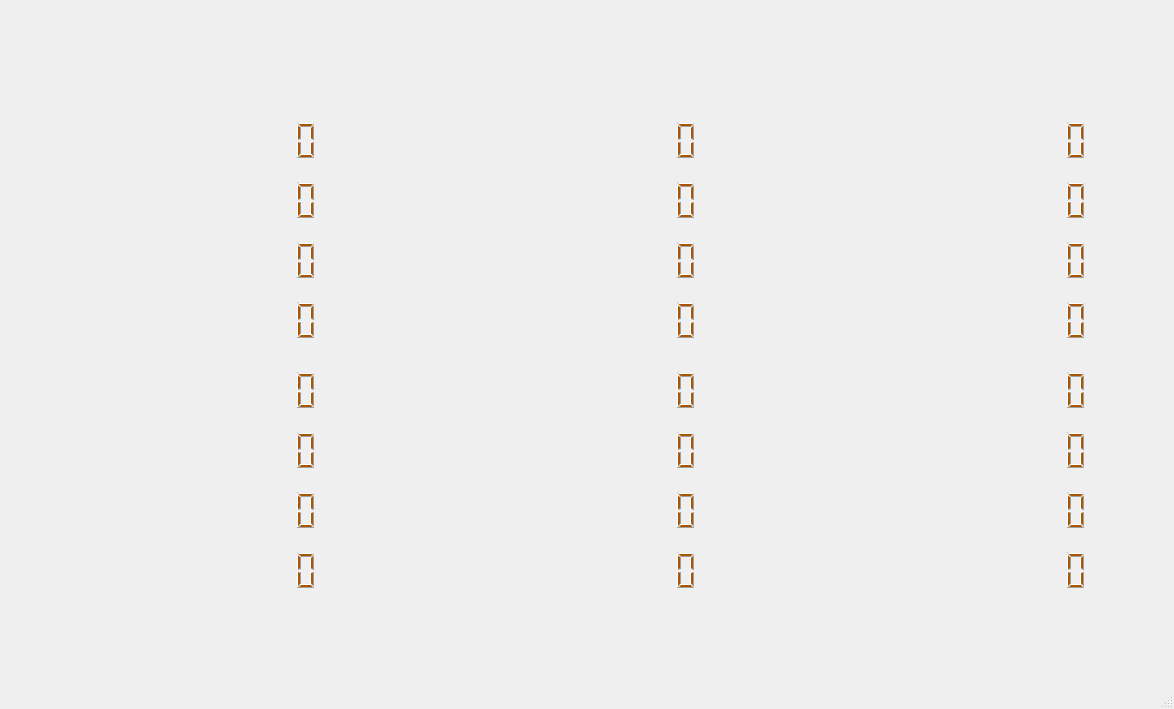
<?xml version="1.0" encoding="UTF-8"?>
<ui version="4.0">
 <class>MainWindow</class>
 <widget class="QMainWindow" name="MainWindow">
  <property name="geometry">
   <rect>
    <x>0</x>
    <y>0</y>
    <width>1174</width>
    <height>709</height>
   </rect>
  </property>
  <property name="windowTitle">
   <string>MainWindow</string>
  </property>
  <property name="autoFillBackground">
   <bool>false</bool>
  </property>
  <property name="styleSheet">
   <string notr="true"/>
  </property>
  <widget class="QWidget" name="centralwidget">
   <widget class="QLabel" name="formTitle">
    <property name="geometry">
     <rect>
      <x>440</x>
      <y>10</y>
      <width>311</width>
      <height>51</height>
     </rect>
    </property>
    <property name="text">
     <string/>
    </property>
    <property name="pixmap">
     <pixmap>f2.jpg</pixmap>
    </property>
   </widget>
   <widget class="QLabel" name="BGImg">
    <property name="geometry">
     <rect>
      <x>0</x>
      <y>0</y>
      <width>1181</width>
      <height>701</height>
     </rect>
    </property>
    <property name="text">
     <string/>
    </property>
    <property name="pixmap">
     <pixmap>f1_1.jpg</pixmap>
    </property>
   </widget>
   <widget class="QLabel" name="poolC1">
    <property name="geometry">
     <rect>
      <x>70</x>
      <y>110</y>
      <width>291</width>
      <height>501</height>
     </rect>
    </property>
    <property name="text">
     <string/>
    </property>
    <property name="pixmap">
     <pixmap>f3.jpg</pixmap>
    </property>
   </widget>
   <widget class="QLabel" name="poolC2">
    <property name="geometry">
     <rect>
      <x>450</x>
      <y>110</y>
      <width>291</width>
      <height>501</height>
     </rect>
    </property>
    <property name="text">
     <string/>
    </property>
    <property name="pixmap">
     <pixmap>f4.jpg</pixmap>
    </property>
   </widget>
   <widget class="QLabel" name="poolC3">
    <property name="geometry">
     <rect>
      <x>830</x>
      <y>110</y>
      <width>291</width>
      <height>501</height>
     </rect>
    </property>
    <property name="text">
     <string/>
    </property>
    <property name="pixmap">
     <pixmap>f5.jpg</pixmap>
    </property>
   </widget>
   <widget class="QLCDNumber" name="lcdNumber">
    <property name="geometry">
     <rect>
      <x>210</x>
      <y>120</y>
      <width>111</width>
      <height>41</height>
     </rect>
    </property>
    <property name="font">
     <font>
      <weight>75</weight>
      <italic>false</italic>
      <bold>true</bold>
     </font>
    </property>
    <property name="autoFillBackground">
     <bool>false</bool>
    </property>
    <property name="styleSheet">
     <string notr="true">color: rgb(170, 85, 0);
border-color: rgb(255, 255, 255);</string>
    </property>
    <property name="lineWidth">
     <number>0</number>
    </property>
   </widget>
   <widget class="QLCDNumber" name="lcdNumber_2">
    <property name="geometry">
     <rect>
      <x>210</x>
      <y>180</y>
      <width>111</width>
      <height>41</height>
     </rect>
    </property>
    <property name="font">
     <font>
      <weight>75</weight>
      <italic>false</italic>
      <bold>true</bold>
     </font>
    </property>
    <property name="autoFillBackground">
     <bool>false</bool>
    </property>
    <property name="styleSheet">
     <string notr="true">color: rgb(170, 85, 0);</string>
    </property>
    <property name="lineWidth">
     <number>0</number>
    </property>
   </widget>
   <widget class="QLCDNumber" name="lcdNumber_3">
    <property name="geometry">
     <rect>
      <x>210</x>
      <y>240</y>
      <width>111</width>
      <height>41</height>
     </rect>
    </property>
    <property name="font">
     <font>
      <weight>75</weight>
      <italic>false</italic>
      <bold>true</bold>
     </font>
    </property>
    <property name="autoFillBackground">
     <bool>false</bool>
    </property>
    <property name="styleSheet">
     <string notr="true">color: rgb(170, 85, 0);</string>
    </property>
    <property name="lineWidth">
     <number>0</number>
    </property>
   </widget>
   <widget class="QLCDNumber" name="lcdNumber_4">
    <property name="geometry">
     <rect>
      <x>210</x>
      <y>300</y>
      <width>111</width>
      <height>41</height>
     </rect>
    </property>
    <property name="font">
     <font>
      <weight>75</weight>
      <italic>false</italic>
      <bold>true</bold>
     </font>
    </property>
    <property name="autoFillBackground">
     <bool>false</bool>
    </property>
    <property name="styleSheet">
     <string notr="true">color: rgb(170, 85, 0);</string>
    </property>
    <property name="lineWidth">
     <number>0</number>
    </property>
   </widget>
   <widget class="QLCDNumber" name="lcdNumber_5">
    <property name="geometry">
     <rect>
      <x>210</x>
      <y>370</y>
      <width>111</width>
      <height>41</height>
     </rect>
    </property>
    <property name="font">
     <font>
      <weight>75</weight>
      <italic>false</italic>
      <bold>true</bold>
     </font>
    </property>
    <property name="autoFillBackground">
     <bool>false</bool>
    </property>
    <property name="styleSheet">
     <string notr="true">color: rgb(170, 85, 0);</string>
    </property>
    <property name="lineWidth">
     <number>0</number>
    </property>
   </widget>
   <widget class="QLCDNumber" name="lcdNumber_6">
    <property name="geometry">
     <rect>
      <x>210</x>
      <y>430</y>
      <width>111</width>
      <height>41</height>
     </rect>
    </property>
    <property name="font">
     <font>
      <weight>75</weight>
      <italic>false</italic>
      <bold>true</bold>
     </font>
    </property>
    <property name="autoFillBackground">
     <bool>false</bool>
    </property>
    <property name="styleSheet">
     <string notr="true">color: rgb(170, 85, 0);</string>
    </property>
    <property name="lineWidth">
     <number>0</number>
    </property>
   </widget>
   <widget class="QLCDNumber" name="lcdNumber_7">
    <property name="geometry">
     <rect>
      <x>210</x>
      <y>490</y>
      <width>111</width>
      <height>41</height>
     </rect>
    </property>
    <property name="font">
     <font>
      <weight>75</weight>
      <italic>false</italic>
      <bold>true</bold>
     </font>
    </property>
    <property name="autoFillBackground">
     <bool>false</bool>
    </property>
    <property name="styleSheet">
     <string notr="true">color: rgb(170, 85, 0);</string>
    </property>
    <property name="lineWidth">
     <number>0</number>
    </property>
   </widget>
   <widget class="QLCDNumber" name="lcdNumber_8">
    <property name="geometry">
     <rect>
      <x>210</x>
      <y>550</y>
      <width>111</width>
      <height>41</height>
     </rect>
    </property>
    <property name="font">
     <font>
      <weight>75</weight>
      <italic>false</italic>
      <bold>true</bold>
     </font>
    </property>
    <property name="autoFillBackground">
     <bool>false</bool>
    </property>
    <property name="styleSheet">
     <string notr="true">color: rgb(170, 85, 0);</string>
    </property>
    <property name="lineWidth">
     <number>0</number>
    </property>
   </widget>
   <widget class="QLCDNumber" name="lcdNumber_9">
    <property name="geometry">
     <rect>
      <x>590</x>
      <y>120</y>
      <width>111</width>
      <height>41</height>
     </rect>
    </property>
    <property name="font">
     <font>
      <weight>75</weight>
      <italic>false</italic>
      <bold>true</bold>
     </font>
    </property>
    <property name="autoFillBackground">
     <bool>false</bool>
    </property>
    <property name="styleSheet">
     <string notr="true">color: rgb(170, 85, 0);</string>
    </property>
    <property name="lineWidth">
     <number>0</number>
    </property>
   </widget>
   <widget class="QLCDNumber" name="lcdNumber_10">
    <property name="geometry">
     <rect>
      <x>590</x>
      <y>180</y>
      <width>111</width>
      <height>41</height>
     </rect>
    </property>
    <property name="font">
     <font>
      <weight>75</weight>
      <italic>false</italic>
      <bold>true</bold>
     </font>
    </property>
    <property name="autoFillBackground">
     <bool>false</bool>
    </property>
    <property name="styleSheet">
     <string notr="true">color: rgb(170, 85, 0);</string>
    </property>
    <property name="lineWidth">
     <number>0</number>
    </property>
   </widget>
   <widget class="QLCDNumber" name="lcdNumber_11">
    <property name="geometry">
     <rect>
      <x>590</x>
      <y>240</y>
      <width>111</width>
      <height>41</height>
     </rect>
    </property>
    <property name="font">
     <font>
      <weight>75</weight>
      <italic>false</italic>
      <bold>true</bold>
     </font>
    </property>
    <property name="autoFillBackground">
     <bool>false</bool>
    </property>
    <property name="styleSheet">
     <string notr="true">color: rgb(170, 85, 0);</string>
    </property>
    <property name="lineWidth">
     <number>0</number>
    </property>
   </widget>
   <widget class="QLCDNumber" name="lcdNumber_12">
    <property name="geometry">
     <rect>
      <x>590</x>
      <y>300</y>
      <width>111</width>
      <height>41</height>
     </rect>
    </property>
    <property name="font">
     <font>
      <weight>75</weight>
      <italic>false</italic>
      <bold>true</bold>
     </font>
    </property>
    <property name="autoFillBackground">
     <bool>false</bool>
    </property>
    <property name="styleSheet">
     <string notr="true">color: rgb(170, 85, 0);</string>
    </property>
    <property name="lineWidth">
     <number>0</number>
    </property>
   </widget>
   <widget class="QLCDNumber" name="lcdNumber_13">
    <property name="geometry">
     <rect>
      <x>590</x>
      <y>370</y>
      <width>111</width>
      <height>41</height>
     </rect>
    </property>
    <property name="font">
     <font>
      <weight>75</weight>
      <italic>false</italic>
      <bold>true</bold>
     </font>
    </property>
    <property name="autoFillBackground">
     <bool>false</bool>
    </property>
    <property name="styleSheet">
     <string notr="true">color: rgb(170, 85, 0);</string>
    </property>
    <property name="lineWidth">
     <number>0</number>
    </property>
   </widget>
   <widget class="QLCDNumber" name="lcdNumber_14">
    <property name="geometry">
     <rect>
      <x>590</x>
      <y>430</y>
      <width>111</width>
      <height>41</height>
     </rect>
    </property>
    <property name="font">
     <font>
      <weight>75</weight>
      <italic>false</italic>
      <bold>true</bold>
     </font>
    </property>
    <property name="autoFillBackground">
     <bool>false</bool>
    </property>
    <property name="styleSheet">
     <string notr="true">color: rgb(170, 85, 0);</string>
    </property>
    <property name="lineWidth">
     <number>0</number>
    </property>
   </widget>
   <widget class="QLCDNumber" name="lcdNumber_15">
    <property name="geometry">
     <rect>
      <x>590</x>
      <y>490</y>
      <width>111</width>
      <height>41</height>
     </rect>
    </property>
    <property name="font">
     <font>
      <weight>75</weight>
      <italic>false</italic>
      <bold>true</bold>
     </font>
    </property>
    <property name="autoFillBackground">
     <bool>false</bool>
    </property>
    <property name="styleSheet">
     <string notr="true">color: rgb(170, 85, 0);</string>
    </property>
    <property name="lineWidth">
     <number>0</number>
    </property>
   </widget>
   <widget class="QLCDNumber" name="lcdNumber_16">
    <property name="geometry">
     <rect>
      <x>590</x>
      <y>550</y>
      <width>111</width>
      <height>41</height>
     </rect>
    </property>
    <property name="font">
     <font>
      <weight>75</weight>
      <italic>false</italic>
      <bold>true</bold>
     </font>
    </property>
    <property name="autoFillBackground">
     <bool>false</bool>
    </property>
    <property name="styleSheet">
     <string notr="true">color: rgb(170, 85, 0);</string>
    </property>
    <property name="lineWidth">
     <number>0</number>
    </property>
   </widget>
   <widget class="QLCDNumber" name="lcdNumber_17">
    <property name="geometry">
     <rect>
      <x>980</x>
      <y>120</y>
      <width>111</width>
      <height>41</height>
     </rect>
    </property>
    <property name="font">
     <font>
      <weight>75</weight>
      <italic>false</italic>
      <bold>true</bold>
     </font>
    </property>
    <property name="autoFillBackground">
     <bool>false</bool>
    </property>
    <property name="styleSheet">
     <string notr="true">color: rgb(170, 85, 0);</string>
    </property>
    <property name="lineWidth">
     <number>0</number>
    </property>
   </widget>
   <widget class="QLCDNumber" name="lcdNumber_18">
    <property name="geometry">
     <rect>
      <x>980</x>
      <y>180</y>
      <width>111</width>
      <height>41</height>
     </rect>
    </property>
    <property name="font">
     <font>
      <weight>75</weight>
      <italic>false</italic>
      <bold>true</bold>
     </font>
    </property>
    <property name="autoFillBackground">
     <bool>false</bool>
    </property>
    <property name="styleSheet">
     <string notr="true">color: rgb(170, 85, 0);</string>
    </property>
    <property name="lineWidth">
     <number>0</number>
    </property>
   </widget>
   <widget class="QLCDNumber" name="lcdNumber_19">
    <property name="geometry">
     <rect>
      <x>980</x>
      <y>240</y>
      <width>111</width>
      <height>41</height>
     </rect>
    </property>
    <property name="font">
     <font>
      <weight>75</weight>
      <italic>false</italic>
      <bold>true</bold>
     </font>
    </property>
    <property name="autoFillBackground">
     <bool>false</bool>
    </property>
    <property name="styleSheet">
     <string notr="true">color: rgb(170, 85, 0);</string>
    </property>
    <property name="lineWidth">
     <number>0</number>
    </property>
   </widget>
   <widget class="QLCDNumber" name="lcdNumber_20">
    <property name="geometry">
     <rect>
      <x>980</x>
      <y>300</y>
      <width>111</width>
      <height>41</height>
     </rect>
    </property>
    <property name="font">
     <font>
      <weight>75</weight>
      <italic>false</italic>
      <bold>true</bold>
     </font>
    </property>
    <property name="autoFillBackground">
     <bool>false</bool>
    </property>
    <property name="styleSheet">
     <string notr="true">color: rgb(170, 85, 0);</string>
    </property>
    <property name="lineWidth">
     <number>0</number>
    </property>
   </widget>
   <widget class="QLCDNumber" name="lcdNumber_21">
    <property name="geometry">
     <rect>
      <x>980</x>
      <y>370</y>
      <width>111</width>
      <height>41</height>
     </rect>
    </property>
    <property name="font">
     <font>
      <weight>75</weight>
      <italic>false</italic>
      <bold>true</bold>
     </font>
    </property>
    <property name="autoFillBackground">
     <bool>false</bool>
    </property>
    <property name="styleSheet">
     <string notr="true">color: rgb(170, 85, 0);</string>
    </property>
    <property name="lineWidth">
     <number>0</number>
    </property>
   </widget>
   <widget class="QLCDNumber" name="lcdNumber_22">
    <property name="geometry">
     <rect>
      <x>980</x>
      <y>430</y>
      <width>111</width>
      <height>41</height>
     </rect>
    </property>
    <property name="font">
     <font>
      <weight>75</weight>
      <italic>false</italic>
      <bold>true</bold>
     </font>
    </property>
    <property name="autoFillBackground">
     <bool>false</bool>
    </property>
    <property name="styleSheet">
     <string notr="true">color: rgb(170, 85, 0);</string>
    </property>
    <property name="lineWidth">
     <number>0</number>
    </property>
   </widget>
   <widget class="QLCDNumber" name="lcdNumber_23">
    <property name="geometry">
     <rect>
      <x>980</x>
      <y>490</y>
      <width>111</width>
      <height>41</height>
     </rect>
    </property>
    <property name="font">
     <font>
      <weight>75</weight>
      <italic>false</italic>
      <bold>true</bold>
     </font>
    </property>
    <property name="autoFillBackground">
     <bool>false</bool>
    </property>
    <property name="styleSheet">
     <string notr="true">color: rgb(170, 85, 0);</string>
    </property>
    <property name="lineWidth">
     <number>0</number>
    </property>
   </widget>
   <widget class="QLCDNumber" name="lcdNumber_24">
    <property name="geometry">
     <rect>
      <x>980</x>
      <y>550</y>
      <width>111</width>
      <height>41</height>
     </rect>
    </property>
    <property name="font">
     <font>
      <weight>75</weight>
      <italic>false</italic>
      <bold>true</bold>
     </font>
    </property>
    <property name="autoFillBackground">
     <bool>false</bool>
    </property>
    <property name="styleSheet">
     <string notr="true">color: rgb(170, 85, 0);</string>
    </property>
    <property name="lineWidth">
     <number>0</number>
    </property>
   </widget>
   <zorder>BGImg</zorder>
   <zorder>formTitle</zorder>
   <zorder>poolC1</zorder>
   <zorder>poolC2</zorder>
   <zorder>poolC3</zorder>
   <zorder>lcdNumber</zorder>
   <zorder>lcdNumber_2</zorder>
   <zorder>lcdNumber_3</zorder>
   <zorder>lcdNumber_4</zorder>
   <zorder>lcdNumber_5</zorder>
   <zorder>lcdNumber_6</zorder>
   <zorder>lcdNumber_7</zorder>
   <zorder>lcdNumber_8</zorder>
   <zorder>lcdNumber_9</zorder>
   <zorder>lcdNumber_10</zorder>
   <zorder>lcdNumber_11</zorder>
   <zorder>lcdNumber_12</zorder>
   <zorder>lcdNumber_13</zorder>
   <zorder>lcdNumber_14</zorder>
   <zorder>lcdNumber_15</zorder>
   <zorder>lcdNumber_16</zorder>
   <zorder>lcdNumber_17</zorder>
   <zorder>lcdNumber_18</zorder>
   <zorder>lcdNumber_19</zorder>
   <zorder>lcdNumber_20</zorder>
   <zorder>lcdNumber_21</zorder>
   <zorder>lcdNumber_22</zorder>
   <zorder>lcdNumber_23</zorder>
   <zorder>lcdNumber_24</zorder>
  </widget>
  <widget class="QStatusBar" name="statusbar"/>
 </widget>
 <resources>
  <include location="test.qrc"/>
 </resources>
 <connections/>
</ui>
